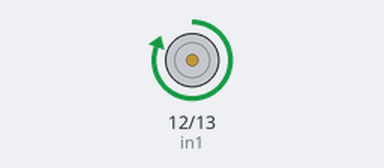
This sketch was run on a simulated Arduino Uno, built with avr-gcc and run on an emulated ATmega328P. Shown: motor-driver pin pairs drawn as motors (green arrow = first pin HIGH = forward, orange = second pin HIGH = backward, longer = more drive, scaled by the enable pin).

Above: at 1.0 s.
At 2.5 s:
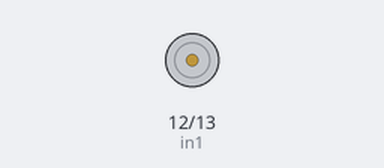
At 4.0 s:
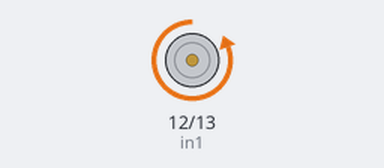
Timing chart, 0 to 7.8 s (numbered marks = the images above):
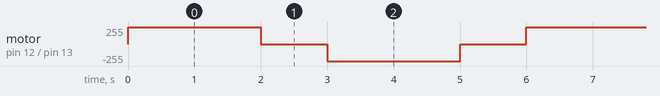

Measured:
- by itself, motor on pin 12 (in1) / pin 13 (in2): repeats every 6.0 s: stopped 1.0 s, backward 255/255 2.0 s, stopped 1.0 s, forward 255/255 2.0 s

The sketch:

motor_control.ino
```cpp
// Motor A connections
const int enableA = 14;  // Enable pin for motor A
const int in1 = 12;      // Input 1 for motor A
const int in2 = 13;      // Input 2 for motor A

void setup() {
  // Define the motor control pins as OUTPUT
  pinMode(enableA, OUTPUT);
  pinMode(in1, OUTPUT);
  pinMode(in2, OUTPUT);

  // Initialize the motor control pins
  digitalWrite(in1, LOW);
  digitalWrite(in2, LOW);

  // Enable the motor by applying a PWM signal to the enable pin
  analogWrite(enableA, 255);  // 255 is full speed; you can adjust it
}

void loop() {
  // Move the motor forward
  digitalWrite(in1, HIGH);
  digitalWrite(in2, LOW);
  delay(2000);  // Run for 2 seconds

  // Stop the motor
  digitalWrite(in1, LOW);
  digitalWrite(in2, LOW);
  delay(1000);  // Pause for 1 second

  // Move the motor backward
  digitalWrite(in1, LOW);
  digitalWrite(in2, HIGH);
  delay(2000);  // Run for 2 seconds

  // Stop the motor
  digitalWrite(in1, LOW);
  digitalWrite(in2, LOW);
  delay(1000);  // Pause for 1 second
}
```
